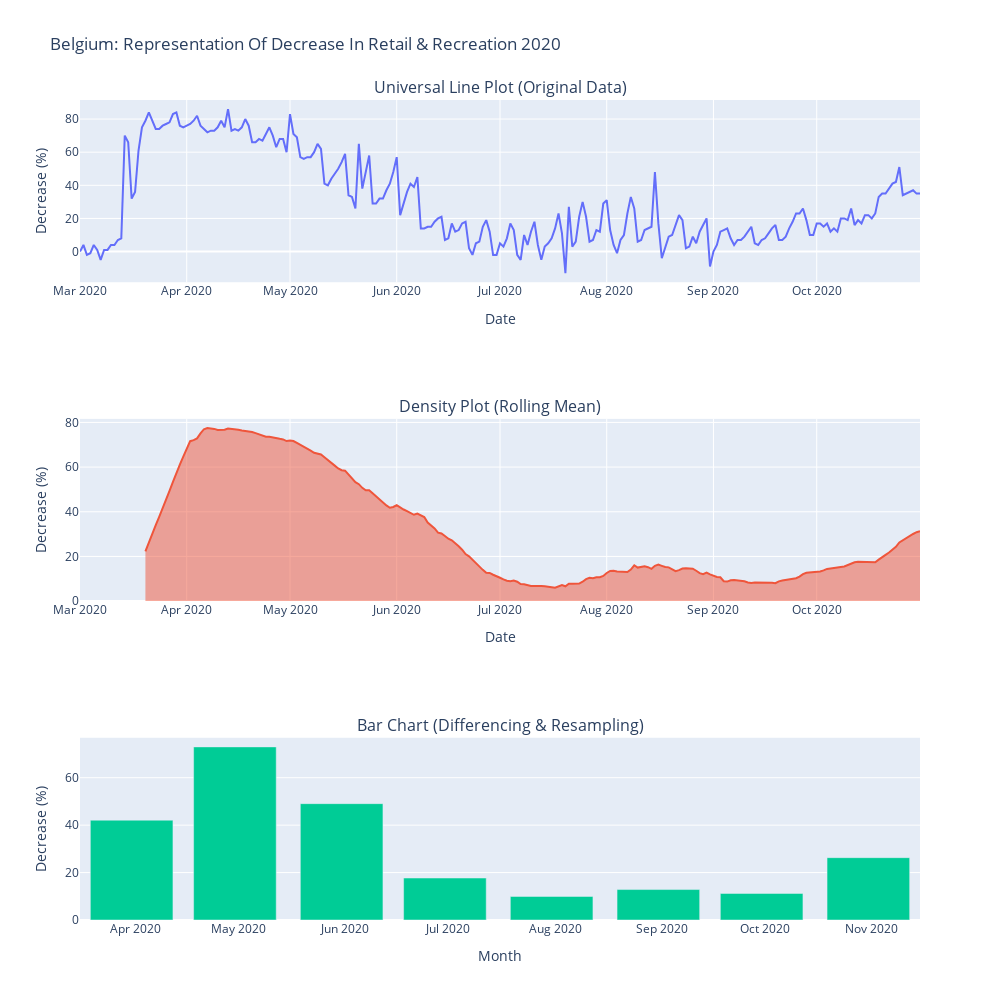

Source (notebook cell):
### Markdown cell above
## Belgium 2020: Retail & Recreation

### Code cell
#Belgium 2020: Retail & Recreation
num_subplot_rows = 3
num_subplot_cols = 1

country = Country.Belgium
attribute = Attribute.Retail_And_Rec
rolling_mean_windows = 20
resampling_freq = 'M'

#Our Overall Graph Preferences
graph_prefs = {
    "title" : "Belgium: Representation Of Decrease In Retail & Recreation 2020",
    "line_title" : "Universal Line Plot (Original Data)",
    "density_title" : "Density Plot (Rolling Mean)",
    "bar_title" : "Bar Chart (Differencing & Resampling)",
    "width" : 1000,
    "height" : 1000
}

#Our Subplot-Specific Preferences
subplot_prefs = [
    {
        "xaxis" : "Date",
        "yaxis" : "Decrease (%)"
    },
    {
        "xaxis" : "Date",
        "yaxis" : "Decrease (%)"
    },
    {
        "xaxis" : "Month",
        "yaxis" : "Decrease (%)"
    }
]

#Create The Mobility Suite
suite = MobilitySuite(num_subplot_rows, num_subplot_cols, graph_prefs)

#Plot & Show Our Graphs
suite.plot(country, Attribute.Retail_And_Rec, rolling_mean_windows, resampling_freq, subplot_prefs)
suite.show()

### Figure 1 — Plotly figure (JSON) as saved in the notebook; plotly's stock layout.template omitted (floating-point values rounded to 4 significant figures; data arrays with more than 128 entries replaced by an {"elided": "..."} marker saying what was removed)
{"data": [{"showlegend": false, "type": "scatter", "x": {"elided": "245 str values"}, "xaxis": "x", "y": {"elided": "245 int values"}, "yaxis": "y"}, {"fill": "tozeroy", "showlegend": false, "type": "scatter", "x": {"elided": "245 str values"}, "xaxis": "x2", "y": {"elided": "245 float values"}, "yaxis": "y2"}, {"showlegend": false, "type": "bar", "x": ["2020-03-31T00:00:00", "2020-04-30T00:00:00", "2020-05-31T00:00:00", "2020-06-30T00:00:00", "2020-07-31T00:00:00", "2020-08-31T00:00:00", "2020-09-30T00:00:00", "2020-10-31T00:00:00"], "xaxis": "x3", "y": [42.1, 73, 49.06, 17.7, 9.935, 12.84, 11.2, 26.29], "yaxis": "y3"}], "layout": {"annotations": [{"font": {"size": 16}, "showarrow": false, "text": "Universal Line Plot (Original Data)", "x": 0.5, "xanchor": "center", "xref": "paper", "y": 1, "yanchor": "bottom", "yref": "paper"}, {"font": {"size": 16}, "showarrow": false, "text": "Density Plot (Rolling Mean)", "x": 0.5, "xanchor": "center", "xref": "paper", "y": 0.6111, "yanchor": "bottom", "yref": "paper"}, {"font": {"size": 16}, "showarrow": false, "text": "Bar Chart (Differencing & Resampling)", "x": 0.5, "xanchor": "center", "xref": "paper", "y": 0.2222, "yanchor": "bottom", "yref": "paper"}], "height": 1000, "title": {"text": "Belgium: Representation Of Decrease In Retail & Recreation 2020"}, "width": 1000, "xaxis": {"anchor": "y", "domain": [0, 1], "title": {"text": "Date"}}, "xaxis2": {"anchor": "y2", "domain": [0, 1], "title": {"text": "Date"}}, "xaxis3": {"anchor": "y3", "domain": [0, 1], "title": {"text": "Month"}}, "yaxis": {"anchor": "x", "domain": [0.7778, 1], "title": {"text": "Decrease (%)"}}, "yaxis2": {"anchor": "x2", "domain": [0.3889, 0.6111], "title": {"text": "Decrease (%)"}}, "yaxis3": {"anchor": "x3", "domain": [0, 0.2222], "title": {"text": "Decrease (%)"}}}}
